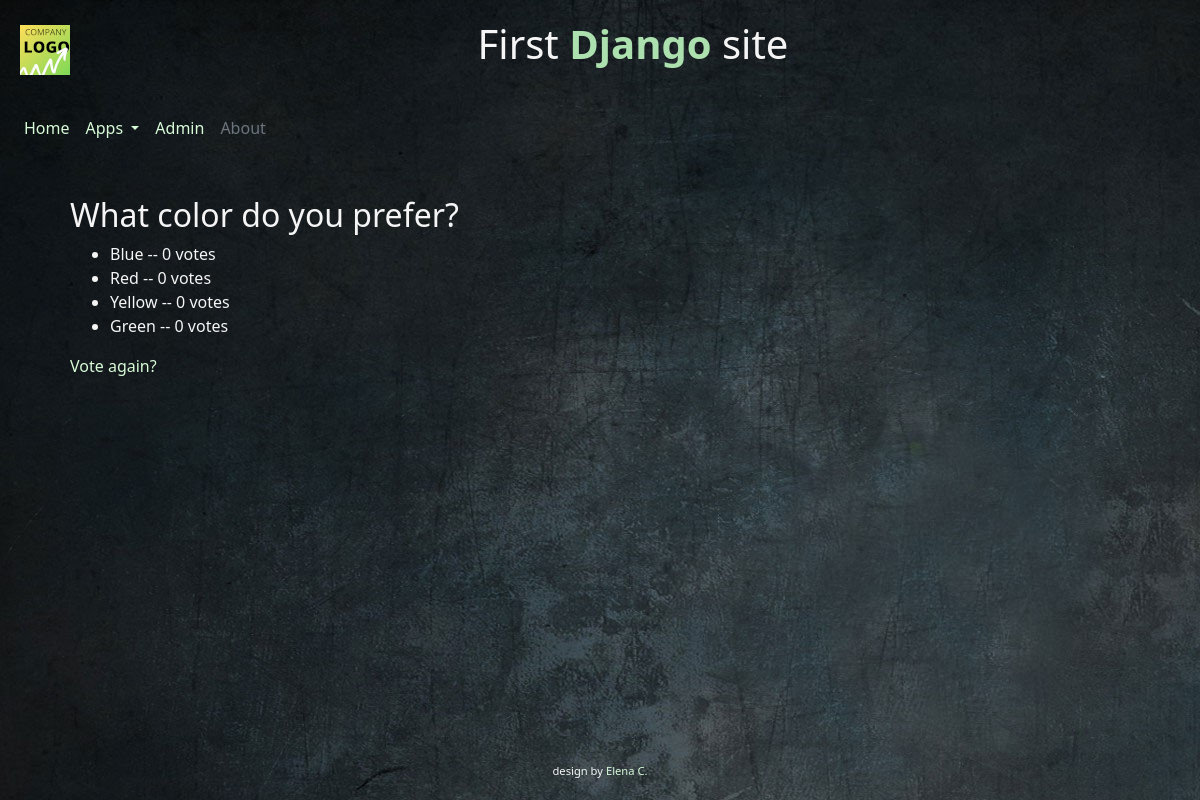
The app's page /polls/2/results/ with its own data.
### polls/models.py (models this page shows, shortened)
class Question(models.Model):
    question_text = models.CharField(max_length=200)
    pub_date = models.DateTimeField('date published')
    def was_published_recently(self):
        now = timezone.now()
        return now - datetime.timedelta(days=1) <= self.pub_date <= now
    was_published_recently.admin_order_field = 'pub_date'
    was_published_recently.boolean = True
    was_published_recently.short_description = 'Published recently?'

class Choice(models.Model):
    question = models.ForeignKey(Question, on_delete=models.CASCADE)
    choice_text = models.CharField(max_length=200)
    votes = models.IntegerField(default=0)

### polls/views.py (the view)
# urls.py: path('<int:pk>/results/', views.ResultsView.as_view(), name='results'),
class ResultsView(generic.DetailView):
    model = Question
    template_name = 'polls/results.html'
    def get_queryset(self):
        return Question.objects.filter(pub_date__lte=timezone.now())

### polls/templates/polls/results.html
{% extends 'common/base.html' %}
{% block content %}
    <div class="content">
        <h2>{{ question.question_text }}</h2>
        <ul>
        {% for choice in question.choice_set.all %}
            <li>{{ choice.choice_text }} -- {{ choice.votes }} vote{{ choice.votes|pluralize }}</li>
        {% endfor %}
        </ul>
        <a href="{% url 'polls:detail' question.id %}">Vote again?</a>
    </div>
{% endblock %}

### common/static/common/style.css (style rules this page uses)
html, body { height: 100%; }
body { font-family: 'Noto Sans', sans-serif !important; margin: 0; display: flex; color: #f5f5f5; flex-direction: column; background-image: url("images/Dark-Gray-Background_01.jpg"); }
a:link { color: rgb(215, 251, 215); text-decoration:none; }
.content { flex: 1 0 auto; padding: 20px; }

### records on screen
Question: question_text "What color do you prefer?"
Choice: choice_text "Blue", votes "0"
Choice: choice_text "Red", votes "0"
Choice: choice_text "Yellow", votes "0"
Choice: choice_text "Green", votes "0"
